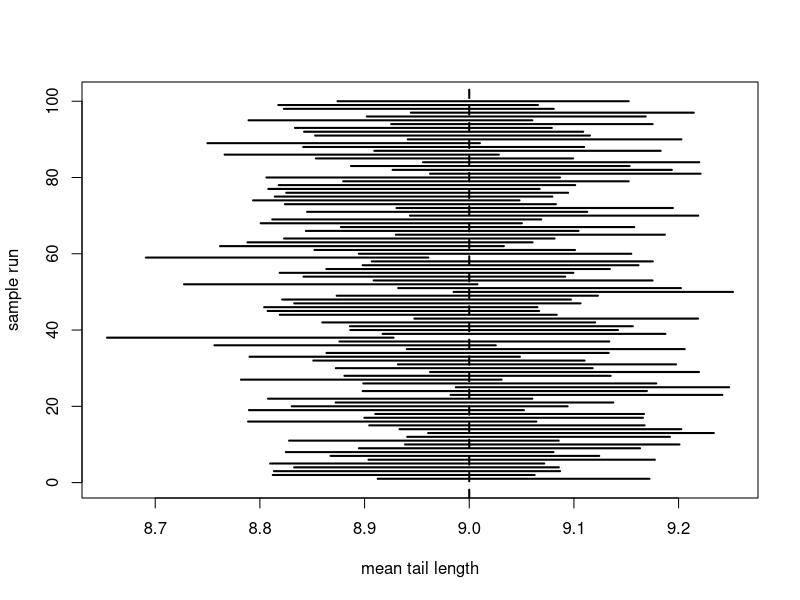

Generate this figure with R:
# visualization
# mean CI

n.draw = 100
mu = 9
n = 500
SD = 1.5

draws = matrix(rnorm(n.draw * n , mu, SD), n)

get.conf.int = function(x) t.test(x)$conf.int
conf.int = apply(draws, 2, get.conf.int)
sum(conf.int[1, ] <= mu & conf.int[2, ] >= mu)

plot(
  range(conf.int),
  c(0, 1 + n.draw),
  type = "n",
  xlab = "mean tail length",
  ylab = "sample run"
)
for (i in 1:n.draw) lines(conf.int[, i], rep(i, 2), lwd = 2)
abline(v = 9, lwd = 2, lty = 2)


